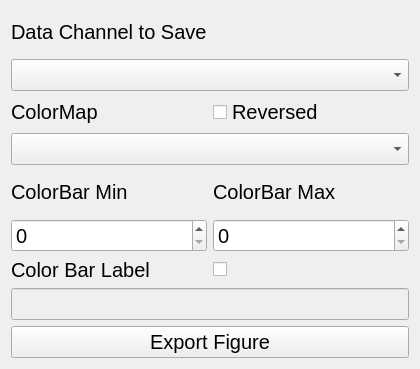
<?xml version="1.0" encoding="UTF-8"?>
<ui version="4.0">
 <class>ExportFigure</class>
 <widget class="QWidget" name="ExportFigure">
  <property name="geometry">
   <rect>
    <x>0</x>
    <y>0</y>
    <width>420</width>
    <height>369</height>
   </rect>
  </property>
  <property name="windowTitle">
   <string>Form</string>
  </property>
  <layout class="QGridLayout" name="gridLayout">
   <item row="5" column="1">
    <widget class="QSpinBox" name="vmax_spinBox">
     <property name="font">
      <font>
       <pointsize>15</pointsize>
      </font>
     </property>
     <property name="maximum">
      <number>1000000000</number>
     </property>
    </widget>
   </item>
   <item row="7" column="0">
    <widget class="QLabel" name="label_5">
     <property name="font">
      <font>
       <pointsize>15</pointsize>
      </font>
     </property>
     <property name="text">
      <string>Color Bar Label</string>
     </property>
    </widget>
   </item>
   <item row="0" column="0" colspan="2">
    <widget class="QLabel" name="label">
     <property name="font">
      <font>
       <pointsize>15</pointsize>
      </font>
     </property>
     <property name="text">
      <string>Data Channel to Save</string>
     </property>
    </widget>
   </item>
   <item row="1" column="0" colspan="2">
    <widget class="QComboBox" name="dataChannel_comboBox">
     <property name="font">
      <font>
       <pointsize>15</pointsize>
      </font>
     </property>
    </widget>
   </item>
   <item row="3" column="0" colspan="2">
    <widget class="QComboBox" name="cmap_comboBox">
     <property name="font">
      <font>
       <pointsize>15</pointsize>
      </font>
     </property>
    </widget>
   </item>
   <item row="2" column="0">
    <widget class="QLabel" name="label_2">
     <property name="font">
      <font>
       <pointsize>15</pointsize>
      </font>
     </property>
     <property name="text">
      <string>ColorMap</string>
     </property>
    </widget>
   </item>
   <item row="5" column="0">
    <widget class="QSpinBox" name="vmin_spinBox">
     <property name="font">
      <font>
       <pointsize>15</pointsize>
      </font>
     </property>
     <property name="maximum">
      <number>1000000000</number>
     </property>
    </widget>
   </item>
   <item row="4" column="0">
    <widget class="QLabel" name="label_3">
     <property name="font">
      <font>
       <pointsize>15</pointsize>
      </font>
     </property>
     <property name="text">
      <string>ColorBar Min</string>
     </property>
    </widget>
   </item>
   <item row="4" column="1">
    <widget class="QLabel" name="label_4">
     <property name="font">
      <font>
       <pointsize>15</pointsize>
      </font>
     </property>
     <property name="text">
      <string>ColorBar Max</string>
     </property>
    </widget>
   </item>
   <item row="8" column="0" colspan="2">
    <widget class="QLineEdit" name="cbar_label">
     <property name="enabled">
      <bool>false</bool>
     </property>
     <property name="font">
      <font>
       <pointsize>15</pointsize>
      </font>
     </property>
    </widget>
   </item>
   <item row="9" column="0" colspan="2">
    <widget class="QPushButton" name="exportFig_pushButton">
     <property name="font">
      <font>
       <pointsize>15</pointsize>
      </font>
     </property>
     <property name="text">
      <string>Export Figure</string>
     </property>
    </widget>
   </item>
   <item row="2" column="1">
    <widget class="QCheckBox" name="reverse_checkBox">
     <property name="font">
      <font>
       <pointsize>15</pointsize>
      </font>
     </property>
     <property name="text">
      <string>Reversed</string>
     </property>
    </widget>
   </item>
   <item row="7" column="1">
    <widget class="QCheckBox" name="cbar_checkBox">
     <property name="font">
      <font>
       <pointsize>15</pointsize>
      </font>
     </property>
     <property name="text">
      <string/>
     </property>
    </widget>
   </item>
  </layout>
 </widget>
 <resources/>
 <connections/>
</ui>
